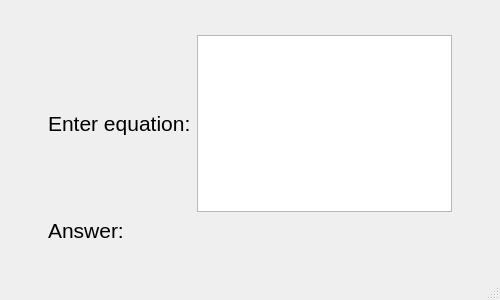
<?xml version="1.0" encoding="UTF-8"?>
<ui version="4.0">
 <class>MainWindow</class>
 <widget class="QMainWindow" name="MainWindow">
  <property name="geometry">
   <rect>
    <x>0</x>
    <y>0</y>
    <width>500</width>
    <height>300</height>
   </rect>
  </property>
  <property name="minimumSize">
   <size>
    <width>500</width>
    <height>300</height>
   </size>
  </property>
  <property name="windowTitle">
   <string>Calculator</string>
  </property>
  <widget class="QWidget" name="centralwidget">
   <layout class="QGridLayout" name="gridLayout">
    <item row="0" column="2">
     <spacer name="top_spcr">
      <property name="orientation">
       <enum>Qt::Vertical</enum>
      </property>
      <property name="sizeHint" stdset="0">
       <size>
        <width>20</width>
        <height>40</height>
       </size>
      </property>
     </spacer>
    </item>
    <item row="2" column="2">
     <widget class="QLabel" name="eq_answer_lbl">
      <property name="font">
       <font>
        <family>Arial</family>
        <pointsize>16</pointsize>
       </font>
      </property>
      <property name="text">
       <string/>
      </property>
     </widget>
    </item>
    <item row="1" column="0">
     <spacer name="left_spcr">
      <property name="orientation">
       <enum>Qt::Horizontal</enum>
      </property>
      <property name="sizeHint" stdset="0">
       <size>
        <width>40</width>
        <height>20</height>
       </size>
      </property>
     </spacer>
    </item>
    <item row="1" column="3">
     <spacer name="right_spcr">
      <property name="orientation">
       <enum>Qt::Horizontal</enum>
      </property>
      <property name="sizeHint" stdset="0">
       <size>
        <width>40</width>
        <height>20</height>
       </size>
      </property>
     </spacer>
    </item>
    <item row="3" column="2">
     <spacer name="bottom_spcr">
      <property name="orientation">
       <enum>Qt::Vertical</enum>
      </property>
      <property name="sizeHint" stdset="0">
       <size>
        <width>20</width>
        <height>40</height>
       </size>
      </property>
     </spacer>
    </item>
    <item row="1" column="1">
     <widget class="QLabel" name="enter_eq_lbl">
      <property name="font">
       <font>
        <family>Arial</family>
        <pointsize>16</pointsize>
       </font>
      </property>
      <property name="text">
       <string>Enter equation:</string>
      </property>
     </widget>
    </item>
    <item row="2" column="1">
     <widget class="QLabel" name="answer_lbl">
      <property name="font">
       <font>
        <family>Arial</family>
        <pointsize>16</pointsize>
       </font>
      </property>
      <property name="text">
       <string>Answer:</string>
      </property>
     </widget>
    </item>
    <item row="1" column="2">
     <widget class="QTextEdit" name="equation_txtEdit">
      <property name="font">
       <font>
        <family>Arial</family>
        <pointsize>16</pointsize>
       </font>
      </property>
      <property name="styleSheet">
       <string notr="true"/>
      </property>
     </widget>
    </item>
   </layout>
  </widget>
  <widget class="QMenuBar" name="menubar">
   <property name="geometry">
    <rect>
     <x>0</x>
     <y>0</y>
     <width>500</width>
     <height>21</height>
    </rect>
   </property>
  </widget>
  <widget class="QStatusBar" name="statusbar"/>
 </widget>
 <resources/>
 <connections/>
</ui>
